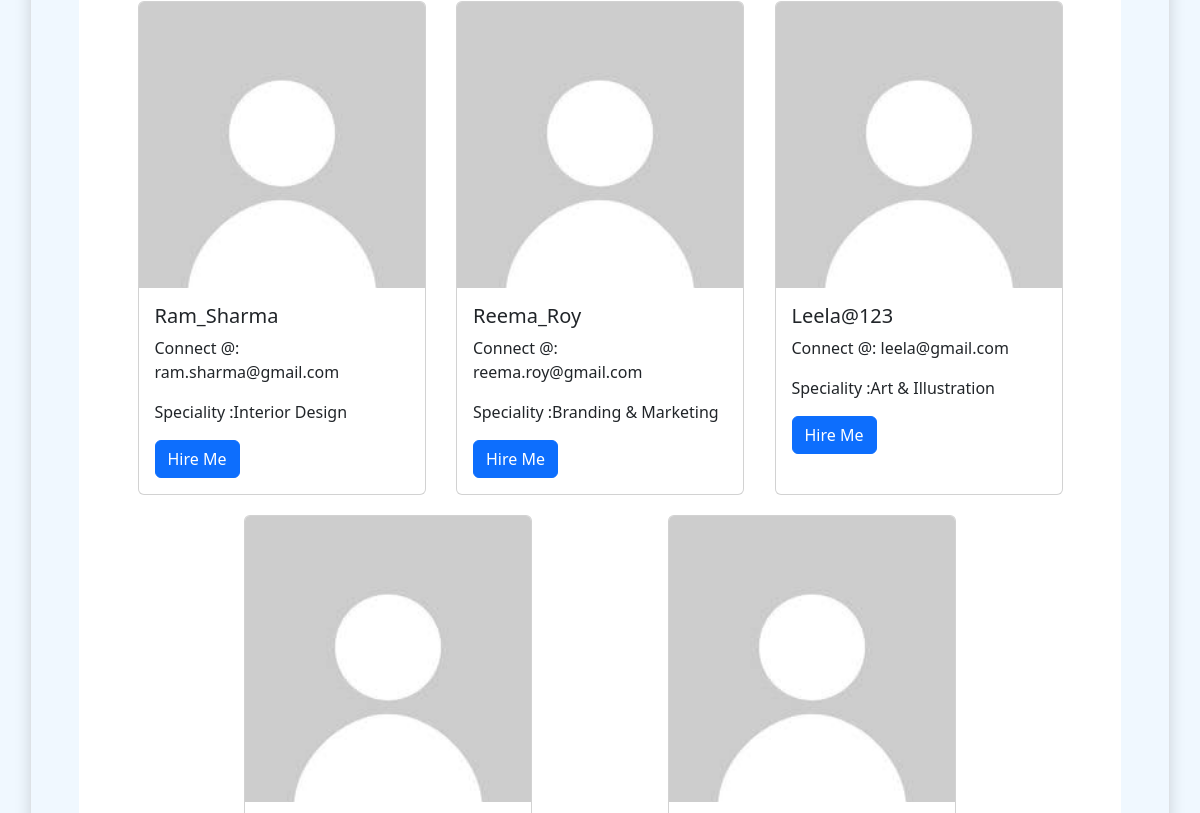
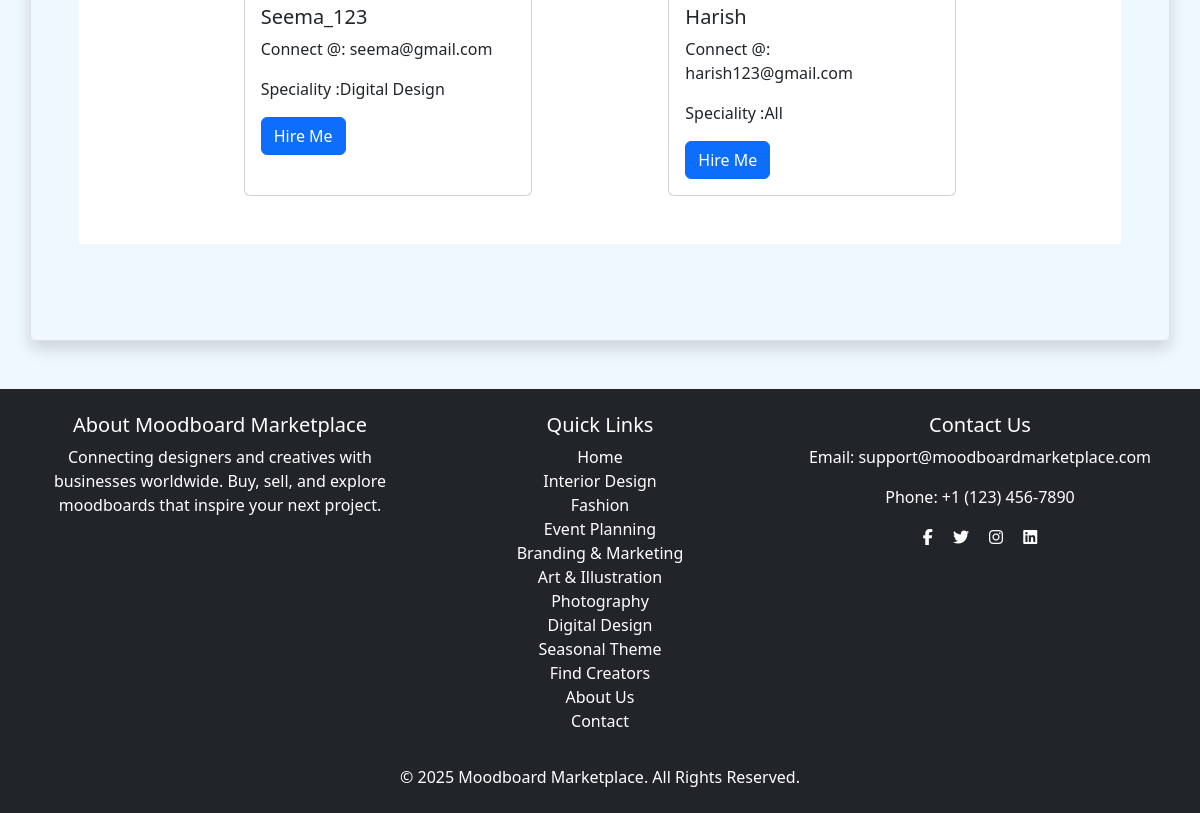
/moodboards/creators/ (lower part), run on an earlier commit of the app's database (2 pictures, top to bottom).
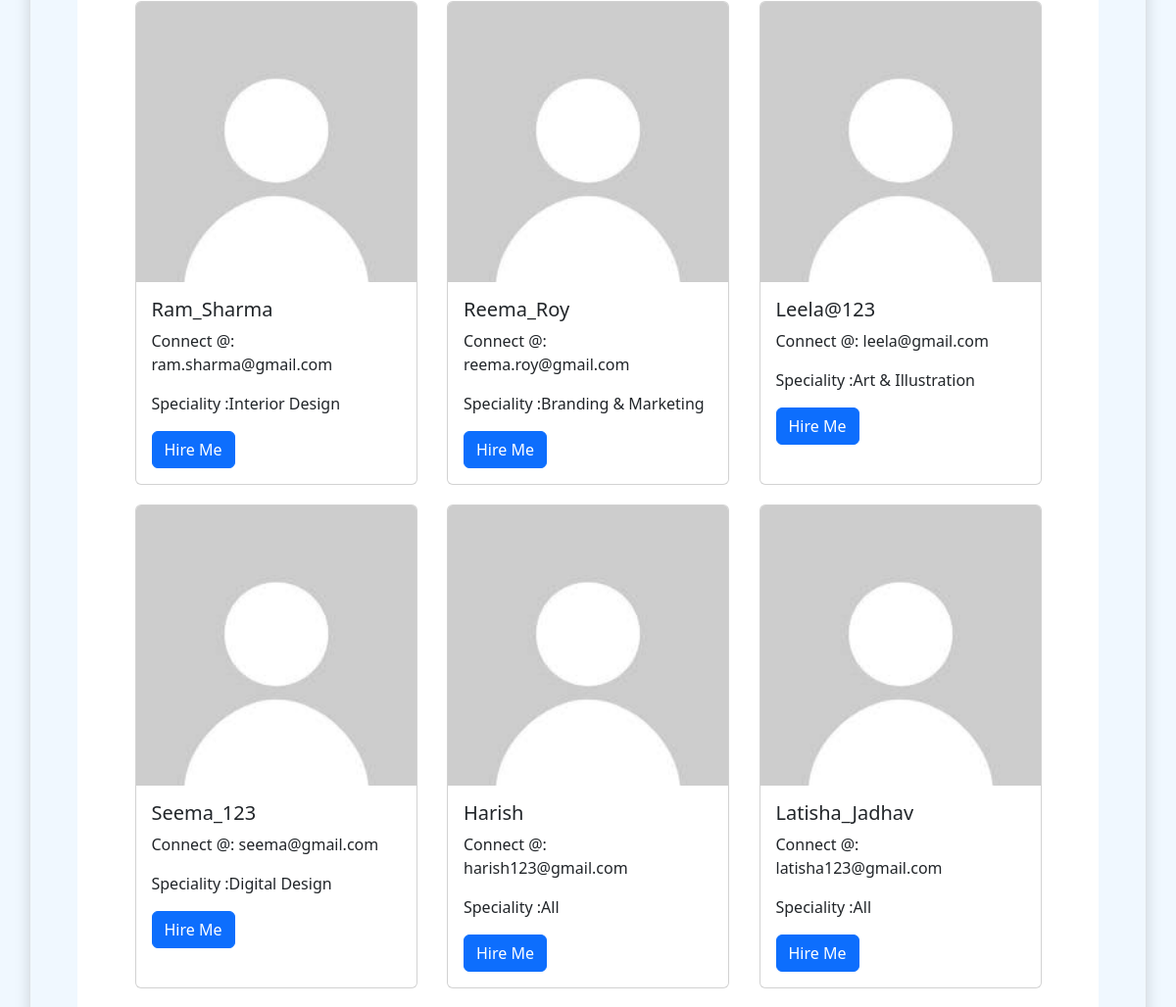
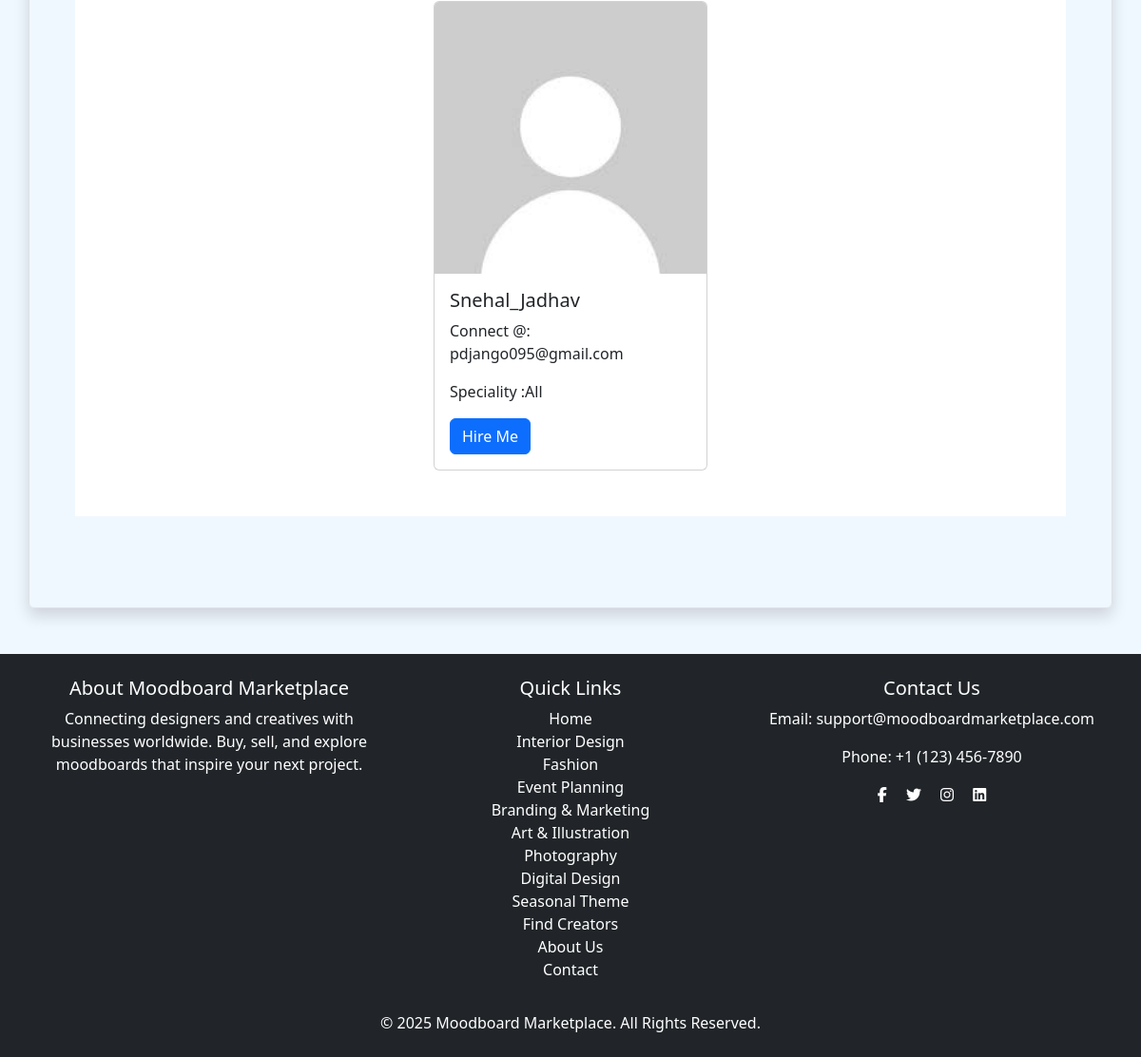
And on a later commit of the database (2 pictures, top to bottom).
### moodboards/models.py (models this page shows, shortened)
class User(AbstractUser):
    ROLE_CHOICES = [
        ('creator', 'Creator/Designer'),
        ('buyer', 'Buyer'),
    ]
    Categories = [
    		('All','All'),
		('Seasonal Theme','Seasonal Theme'),
		('Digital Design','Digital Design'),
		('Photography','Photography'),
		('Art & Illustration','Art & Illustration'),
		('Branding & Marketing','Branding & Marketing'),
		('Event Planning','Event Planning'),
		('Fashion','Fashion'),
		('Interior Design','Interior Design'),
	]
    email = models.EmailField(unique=True)
    role = models.CharField(max_length=10, choices=ROLE_CHOICES, default='buyer')
    profile_image = models.ImageField(upload_to='profile_images/', default='profile_images/default.jpeg', blank=True)
    speciality = models.CharField(max_length=30, choices=Categories, default='All')

class Category(models.Model):
	name = models.CharField(max_length=100,unique=True)
	image = models.ImageField(upload_to='category_images/', blank=True, null=True)
	description = models.TextField()

### moodboards/views.py (the view)
# urls.py: path('moodboards/creators/',creators_list,name='creators'),
def creators_list(request):
	designers = User.objects.filter(role='creator')
	return render(request,'moodboards/creators_list.html', {'designers': designers})

### moodboards/context_processors.py (called while the page is built)
def categories_context(request):
    return {
        'categories': Category.objects.all()  # Fetch all categories globally
    }

### templates/moodboards/creators_list.html (shortened to what this page needs)
{% extends 'moodboards/base.html' %}
{% block content %}
<div class="container  p-5 my-5 border rounded shadow">
   <div class="categories container d-flex flex-row flex-wrap justify-content-evenly mt-5 mb-5 p-5">
    {% for designer in designers %}
        <div class="card" style="width: 18rem;">
            <img class="card-img-top" src="{{ designer.profile_image.url }}" alt="{{ designer.name }}">
            <div class="card-body">
              <h5 class="card-title" onclick="location.href='{% url 'creator_profile' designer.id %}'">{{ designer.username }}</h5>
              <p class="card-text">Connect @: {{ designer.email }}</p>
              <p class="card-text">Speciality :{{ designer.speciality }}</p>
              {% if user.is_authenticated and user.role == 'buyer' %}
    <a href="{% url 'hire_designer' designer.id %}" class="btn btn-primary">Hire Me</a>
		{% else %}
    <a href="{% url 'login' %}" class="btn btn-primary">Hire Me</a>
	{% endif %}
            </div>
          </div>
    {% empty %}
        <p>No creators available yet.</p>
    {% endfor %}
   </div>
</div>
{% endblock %}

### templates/moodboards/base.html (shortened to what this page needs)
<!DOCTYPE html>
<html lang="en">
<head>
    <link rel="stylesheet" href="https://cdnjs.cloudflare.com/ajax/libs/font-awesome/6.7.2/css/all.min.css" />
    {% load static %}
    <link rel="stylesheet" href="{% static 'bootstrap/css/bootstrap.min.css' %}">
    <link rel="stylesheet" href="{% static 'css/style.css' %}">
</head>
<body class="d-flex flex-column min-vh-100">
    <main class="flex-grow-1">
        {% block content %}
        {% endblock %}
    </main>
<footer class="footer mt-auto py-4 bg-dark text-white">
    <div class="container text-center">
        <div class="row">
            <div class="col-md-4">
                <h5>About Moodboard Marketplace</h5>
                <p>Connecting designers and creatives with businesses worldwide. Buy, sell, and explore moodboards that inspire your next project.</p>
            </div>
            <div class="col-md-4">
                <h5>Quick Links</h5>
                <ul class="list-unstyled">
                    <li><a href="{% url 'home' %}" class="quick-link text-white text-decoration-none">Home</a></li>
                     {% for category in categories %}
            <li><a href="{% url 'moodboard_list' category.id %}" class="quick-link text-white text-decoration-none">{{ category.name }}</a></li>
        {% endfor %}
                    <li><a href="{% url 'creators' %}" class="quick-link text-white text-decoration-none">Find Creators</a></li>
                    <li><a href="{% url 'about' %}" class="quick-link text-white text-decoration-none">About Us</a></li>
                    <li><a href="{% url 'contact' %}" class="quick-link text-white text-decoration-none">Contact</a></li>
                </ul>
            </div>
            <div class="col-md-4">
                <h5>Contact Us</h5>
                <p>Email: support@moodboardmarketplace.com</p>
                <p>Phone: +1 (123) 456-7890</p>
                <div class="social-icons">
                    <a href="#" class="text-white me-3"><i class="fab fa-facebook-f"></i></a>
                    <a href="#" class="text-white me-3"><i class="fab fa-twitter"></i></a>
                    <a href="#" class="text-white me-3"><i class="fab fa-instagram"></i></a>
                    <a href="#" class="text-white"><i class="fab fa-linkedin"></i></a>
                </div>
            </div>
        </div>
        <div class="mt-3">
            <p class="mb-0">&copy; 2025 Moodboard Marketplace. All Rights Reserved.</p>
        </div>
    </div>
</footer>
</body>
</html>

What changed in the data, as far as the page shows it:
added User: profile_image (placeholder picture), username "Latisha_Jadhav", email "latisha123@gmail.com", speciality "All"
added User: profile_image (placeholder picture), username "Snehal_Jadhav", email "pdjango095@gmail.com", speciality "All"
